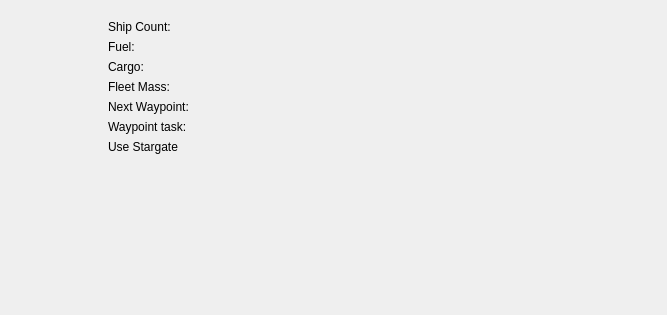
<?xml version="1.0" encoding="UTF-8"?>
<ui version="4.0">
 <class>FleetReport</class>
 <widget class="QWidget" name="FleetReport">
  <property name="geometry">
   <rect>
    <x>0</x>
    <y>0</y>
    <width>667</width>
    <height>315</height>
   </rect>
  </property>
  <property name="windowTitle">
   <string>Form</string>
  </property>
  <layout class="QHBoxLayout" name="horizontalLayout">
   <item>
    <widget class="QWidget" name="widget" native="true">
     <layout class="QVBoxLayout" name="verticalLayout">
      <item>
       <widget class="ShipAvatarWidget" name="shipAvatarWidget" native="true">
        <property name="sizePolicy">
         <sizepolicy hsizetype="Fixed" vsizetype="Fixed">
          <horstretch>0</horstretch>
          <verstretch>0</verstretch>
         </sizepolicy>
        </property>
        <property name="minimumSize">
         <size>
          <width>64</width>
          <height>64</height>
         </size>
        </property>
        <property name="maximumSize">
         <size>
          <width>64</width>
          <height>64</height>
         </size>
        </property>
       </widget>
      </item>
      <item>
       <widget class="QPushButton" name="pushButton_2">
        <property name="sizePolicy">
         <sizepolicy hsizetype="Fixed" vsizetype="Fixed">
          <horstretch>16</horstretch>
          <verstretch>16</verstretch>
         </sizepolicy>
        </property>
        <property name="minimumSize">
         <size>
          <width>16</width>
          <height>16</height>
         </size>
        </property>
        <property name="text">
         <string/>
        </property>
        <property name="flat">
         <bool>true</bool>
        </property>
       </widget>
      </item>
      <item>
       <spacer name="verticalSpacer">
        <property name="orientation">
         <enum>Qt::Vertical</enum>
        </property>
        <property name="sizeHint" stdset="0">
         <size>
          <width>20</width>
          <height>40</height>
         </size>
        </property>
       </spacer>
      </item>
     </layout>
    </widget>
   </item>
   <item>
    <widget class="QWidget" name="widget_2" native="true">
     <property name="sizePolicy">
      <sizepolicy hsizetype="MinimumExpanding" vsizetype="Preferred">
       <horstretch>0</horstretch>
       <verstretch>0</verstretch>
      </sizepolicy>
     </property>
     <layout class="QVBoxLayout" name="verticalLayout_2">
      <item>
       <widget class="QLabel" name="label">
        <property name="text">
         <string>Ship Count: </string>
        </property>
       </widget>
      </item>
      <item>
       <widget class="QWidget" name="widget_3" native="true">
        <layout class="QHBoxLayout" name="horizontalLayout_2">
         <property name="margin">
          <number>0</number>
         </property>
         <item>
          <widget class="QLabel" name="label_7">
           <property name="text">
            <string>Fuel:</string>
           </property>
          </widget>
         </item>
        </layout>
       </widget>
      </item>
      <item>
       <widget class="QLabel" name="label_2">
        <property name="text">
         <string>Cargo:</string>
        </property>
       </widget>
      </item>
      <item>
       <widget class="QLabel" name="label_3">
        <property name="text">
         <string>Fleet Mass:</string>
        </property>
       </widget>
      </item>
      <item>
       <widget class="QLabel" name="label_6">
        <property name="text">
         <string>Next Waypoint:</string>
        </property>
       </widget>
      </item>
      <item>
       <widget class="QLabel" name="label_4">
        <property name="text">
         <string>Waypoint task:</string>
        </property>
       </widget>
      </item>
      <item>
       <widget class="QLabel" name="label_5">
        <property name="text">
         <string>Use Stargate</string>
        </property>
       </widget>
      </item>
      <item>
       <spacer name="verticalSpacer_2">
        <property name="orientation">
         <enum>Qt::Vertical</enum>
        </property>
        <property name="sizeHint" stdset="0">
         <size>
          <width>20</width>
          <height>40</height>
         </size>
        </property>
       </spacer>
      </item>
     </layout>
    </widget>
   </item>
  </layout>
 </widget>
 <customwidgets>
  <customwidget>
   <class>ShipAvatarWidget</class>
   <extends>QWidget</extends>
   <header>ship_avatar_widget.h</header>
   <container>1</container>
  </customwidget>
 </customwidgets>
 <resources/>
 <connections/>
</ui>
